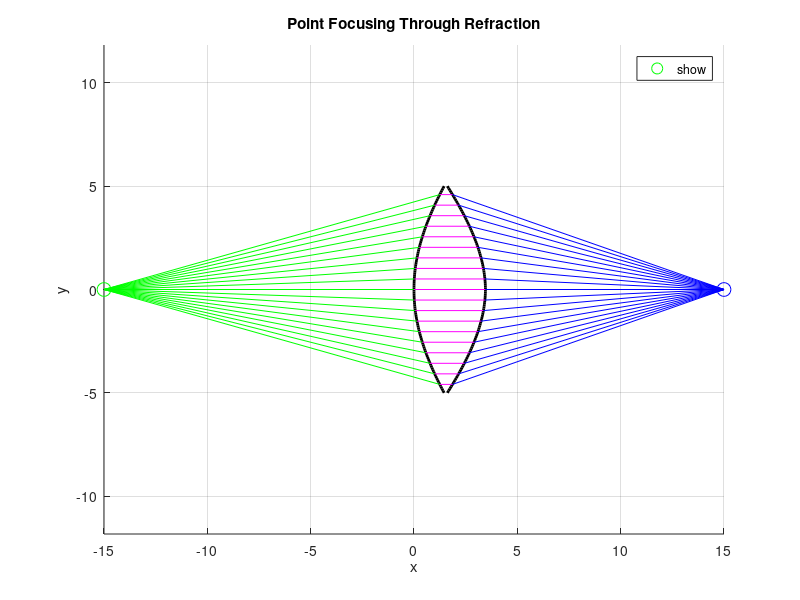

Here is the MATLAB script that generated this plot:
clc; clear; close all; %清除一切

%%  參數設定
x1 = -15;  y1 = 0;     % 光源點 
x2 = 15;   y2 = 0;     % 聚焦點 
n1 = 1.0;              % 空氣折射率
n2 = 1.5;              % 透鏡折射率

%%  透鏡設定
h = linspace(0, 5, 50);  % 透鏡高度，取樣點為50

% 建立透鏡曲面 x 座標的陣列，準備依照折射條件逐步填入形狀。
left = nan(size(h));    % 左曲面 (由空氣射入)
right = nan(size(h));   % 右曲面 (由透鏡射出)

%%  設計透鏡表面
%根據Snell's law 反推透鏡入射與出射曲面

% 計算左側透鏡表面(光線從空氣進入透鏡)

for i = 1:length(h)        % 針對每一條高度為h(i)的光線
    y = h(i); 

    if i == 1
        left(i) = 0; % 初始點
    else
        dy = h(i) - h(i-1);
        x_prev = left(i-1);
        y_prev = h(i-1);

        % 用前一折射點推算新折射點在直線上的 x 位置
        theta_in_prev = atan2(y_prev - y1, x_prev - x1);
        left(i) = x1 + (y - y1) / tan(theta_in_prev);
    end

    % 光源到新折射點的入射角
    theta_in = atan2(y - y1, left(i) - x1);

    % 利用Monte-Carlo隨機產生 N 個可能的法線角度 alpha (與 y 軸夾角)
    N = 10000;  
    alpha_samples = pi * (rand(1, N) - 0.5); 

    % 將每個候選的法線角度 alpha 代入 Snell's Law
    % 計算入射角與折射角是否滿足折射條件
    snell_vals = n1 * sin(theta_in - alpha_samples) - n2 * sin(-alpha_samples);

    % 找出誤差最小的 alpha，即最接近滿足 Snell's Law 的法線方向
    [~, idx] = min(abs(snell_vals));
    alpha = alpha_samples(idx);

    % 將法線角度轉換為曲面切線角度（法線逆時針旋轉 90 度）
    tangent_angle = alpha - pi/2;       % 切線與 x 軸的角度
    slope = tan(tangent_angle);         % 計算該處透鏡表面的切線斜率

    % 根據斜率對高度積分，計算對應的 x 座標位置
    if i == 1
        left(i) = 0;           % 設定初始點在原點 x = 0
    else
        dy = h(i) - h(i-1);              % 相鄰兩點的 y 差距
        dx = dy / slope;                 % 由斜率計算對應的 x 增量
        left(i) = left(i-1) + dx;   % 累積求得 x 座標
    end
end

% 計算右側透鏡表面(光線從透鏡射出回到空氣)

for i = 1:length(h)
    y = h(i); 

    % 設定右側初始點為左側末點往右偏移一小段距離（確保透鏡有厚度）
    if i == 1
        right(i) = left(end) + 2;
    else
        right(i) = right(i-1);  % 從前一點延伸
    end

    % 計算從當前折射點 (x, y) 指向聚焦點的出射方向角度 θ_out
    theta_out = atan2(y2 - y, x2 - right(i));

    N = 10000;
    % 改用等距角度掃描取代隨機取樣，提升計算穩定性
    alpha_samples = (-pi/2) + pi * (0:N-1)/N;  
    snell_vals = n2 * sin(-alpha_samples) - n1 * sin(theta_out - alpha_samples);
    [~, idx] = min(abs(snell_vals));
    alpha = alpha_samples(idx);

    % 將法線角度轉為切線角度並計算斜率
    tangent_angle = alpha - pi/2;
    slope = tan(tangent_angle);

    % 根據斜率積分出右側透鏡表面對應的 x 座標
    if i == 1
        right(i) = right(i);  % 起始點不變
    else
        dy = h(i) - h(i-1);
        dx = dy / slope;
        right(i) = right(i-1) + dx;
    end
end

%% 繪圖 

figure(1); hold on; axis equal; grid on;
xlabel('x'); ylabel('y');
title('Point Focusing Through Refraction');

% 畫出透鏡
plot(left, h, 'k', 'LineWidth', 2, 'HandleVisibility','off');
plot(right, h, 'k', 'LineWidth', 2, 'HandleVisibility','off');
plot(left, -h, 'k', 'LineWidth', 2, 'HandleVisibility','off');
plot(right, -h, 'k', 'LineWidth', 2, 'HandleVisibility','off');

% 畫出光源與聚焦點
plot(x1, y1, 'go', 'MarkerSize', 10, 'DisplayName', '點光源');
plot(x2, y2, 'bo', 'MarkerSize', 10, 'DisplayName', '聚焦點');

% 繪製上半部光線（正 y）通過透鏡的路徑
first = true; % 讓第一條加入圖例
for i = 1:5:length(h)
    y = h(i);
    x_lens_L = left(i);
    x_lens_R = right(i);

    if first
        plot([x1, x_lens_L], [y1, y], 'g', 'DisplayName', '入射光線');
        plot([x_lens_L, x_lens_R], [y, y], 'm', 'DisplayName', '透鏡內平行光線');
        plot([x_lens_R, x2], [y, y2], 'b', 'DisplayName', '折射聚焦光線');
        legend('show', 'AutoUpdate','off');  % 鎖定圖例內容
        first = false;
    else
        plot([x1, x_lens_L], [y1, y], 'g', 'HandleVisibility','off');
        plot([x_lens_L, x_lens_R], [y, y], 'm', 'HandleVisibility','off');
        plot([x_lens_R, x2], [y, y2], 'b', 'HandleVisibility','off');
    end
end

% 繪製下半部光線（負 y）通過透鏡的路徑
for i = 1:5:length(h)
    y = -h(i);
    x_lens_L = left(i);
    x_lens_R = right(i);
    plot([x1, x_lens_L], [y1, y], 'g', 'HandleVisibility','off');
    plot([x_lens_L, x_lens_R], [y, y], 'm', 'HandleVisibility','off');
    plot([x_lens_R, x2], [y, y2], 'b', 'HandleVisibility','off');
end

hold off;
